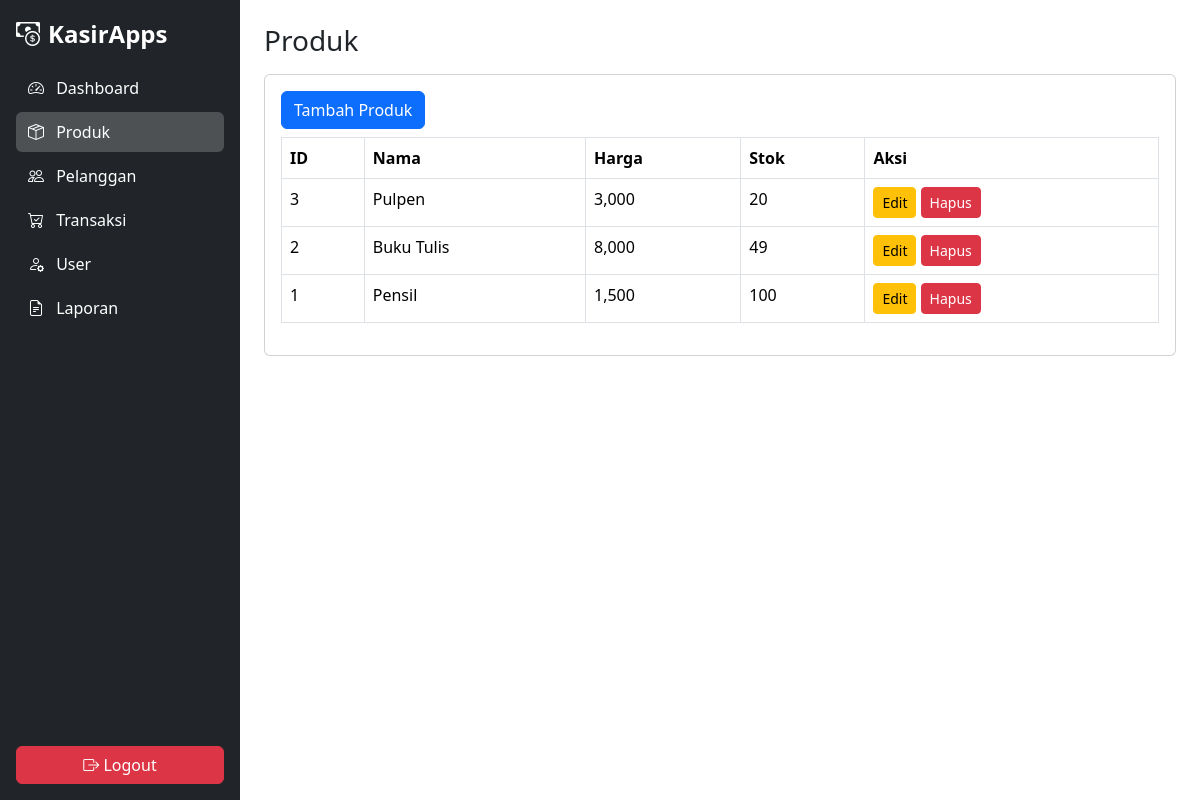
The app's page /dashboard.php?modul=produk&aksi=tampil (signed in) with its own data.
### tables this page shows
CREATE TABLE `produk` (
  `id` int(11) NOT NULL,
  `nama` varchar(255) NOT NULL,
  `harga` decimal(12,2) NOT NULL DEFAULT 0.00,
  `stok` int(11) NOT NULL DEFAULT 0
);

### inc/functions.php (called while the page is built, shortened)
<?php
include __DIR__ . '/../config.php';
function fetch_all($sql){
    global $koneksi;
    $res = mysqli_query($koneksi, $sql);
    $out=[]; while($r=mysqli_fetch_assoc($res)) $out[]=$r;
    return $out;
}
function get_produk(){ return fetch_all("SELECT * FROM produk ORDER BY id DESC"); }

### modul/produk/tampil.php (the view, shortened to what this page needs)
<?php
$produk = get_produk();
?>
<a href="dashboard.php?modul=produk&aksi=tambah" class="btn btn-primary mb-2 animate-btn">
  Tambah Produk
</a>
<table class="table table-bordered animate-table">
  <thead>
    <tr>
      <th>ID</th>
      <th>Nama</th>
      <th>Harga</th>
      <th>Stok</th>
      <th>Aksi</th>
    </tr>
  </thead>
  <tbody>
    <?php foreach ($produk as $p): ?>
      <tr class="animate-row">
        <td><?= $p['id'] ?></td>
        <td><?= htmlspecialchars($p['nama']) ?></td>
        <td><?= number_format($p['harga']) ?></td>
        <td><?= $p['stok'] ?></td>
        <td>
          <a href="dashboard.php?modul=produk&aksi=edit&id=<?= $p['id'] ?>"
             class="btn btn-sm btn-warning animate-btn">
             Edit
          </a>
          <a href="dashboard.php?modul=produk&aksi=hapus&id=<?= $p['id'] ?>"
             class="btn btn-sm btn-danger animate-btn"
             onclick="return confirm('Hapus produk ini?')">
             Hapus
          </a>
        </td>
      </tr>
    <?php endforeach; ?>
  </tbody>
</table>

### dashboard.php (shortened to what this page needs)
<?php
include 'inc/functions.php';
$modul = $_GET['modul'] ?? '';
$aksi  = $_GET['aksi'] ?? 'tampil';
$menu_items = [
    "dashboard" => "bi-speedometer2",
    "produk"    => "bi-box-seam",
    "pelanggan" => "bi-people",
    "transaksi" => "bi-cart-check"
];
if ($_SESSION['user']['role'] === 'admin') {
    $menu_items["user"]    = "bi-person-gear";
    $menu_items["laporan"] = "bi-file-earmark-text";
}
?>
<!doctype html>
<html lang="en">
<head>
  <link href="https://cdn.jsdelivr.net/npm/bootstrap@5.3.3/dist/css/bootstrap.min.css" rel="stylesheet">
  <link href="https://cdn.jsdelivr.net/npm/bootstrap-icons@1.11.3/font/bootstrap-icons.css" rel="stylesheet">
  <link rel="stylesheet" href="assets/css/style.css">
</head>
<body>
<div class="d-flex">
  <nav class="bg-dark text-white p-3 d-none d-lg-flex flex-column vh-100 no-print" style="width:240px;">
    <a href="dashboard.php" class="text-white text-decoration-none d-block mb-3 fs-4 fw-bold">
      <i class="bi-cash-coin me-2"></i>KasirApps
    </a>
    <ul class="nav flex-column flex-grow-1">
      <?php foreach ($menu_items as $key => $icon): ?>
      <li class="nav-item mb-1">
        <a class="nav-link text-white <?= ($modul === $key || ($key === "dashboard" && $modul === "")) ? 'active' : '' ?>"
           href="dashboard.php<?= $key !== 'dashboard' ? '?modul='.$key.'&aksi=tampil' : '' ?>">
          <i class="bi <?= $icon ?>"></i> <?= ucfirst($key) ?>
        </a>
      </li>
      <?php endforeach; ?>
    </ul>
    <div class="mt-auto">
      <a href="logout.php" class="btn btn-danger w-100">
        <i class="bi bi-box-arrow-right"></i> Logout
      </a>
    </div>
  </nav>
  <div id="main-content" class="p-3 p-lg-4 flex-grow-1">
    <h3><?= $modul ? ucfirst($modul) : 'Dashboard' ?></h3>
    <div class="card mt-3">
      <div class="card-body">
        <?php
        if ($modul) {
            $path = __DIR__ . '/modul/' . basename($modul) . '/' . basename($aksi) . '.php';
            if (file_exists($path)) {
                include $path;
            } else {
                echo '<div class="alert alert-danger">File modul tidak ditemukan: '
                   . htmlspecialchars($path) . '</div>';
            }
        } else {
            echo '<h5 class="animate-welcome">Selamat datang, ' . htmlspecialchars($_SESSION['user']['username']) . '</h5>';
            echo '<p class="animate-welcome">Gunakan sidebar untuk mengelola data.</p>';
        }
        ?>
      </div>
    </div>
  </div>
</div>
</body>
</html>

### assets/css/style.css (style rules this page uses)
.nav-link.active { color: #fff !important; border-radius: 0.375rem; background-color: rgba(255, 255, 255, 0.2) !important; }
.nav-link i { margin-right: 8px; }
.nav-link { border-radius: 6px; padding: 8px 12px; }

### dashboard.php (style rules this page uses)
#main-content { flex-grow:1; }

### modul/produk/tampil.php (style rules this page uses)
.animate-table { opacity: 0; transform: translateY(20px); transition: all 0.5s ease; }
.animate-table.visible { opacity: 1; transform: translateY(0); }
.animate-row { opacity: 0; transform: translateX(-20px); transition: all 0.4s ease; }
.animate-row.visible { opacity: 1; transform: translateX(0); }
.animate-btn { transition: transform 0.2s ease, box-shadow 0.2s ease; }

### records on screen
produk: id "3", nama "Pulpen", harga "3,000", stok "20"
produk: id "2", nama "Buku Tulis", harga "8,000", stok "49"
produk: id "1", nama "Pensil", harga "1,500", stok "100"

### other values on screen
$key "Dashboard"
$key "Produk"
$key "Pelanggan"
$key "Transaksi"
$key "User"
$key "Laporan"
$modul "Produk"
